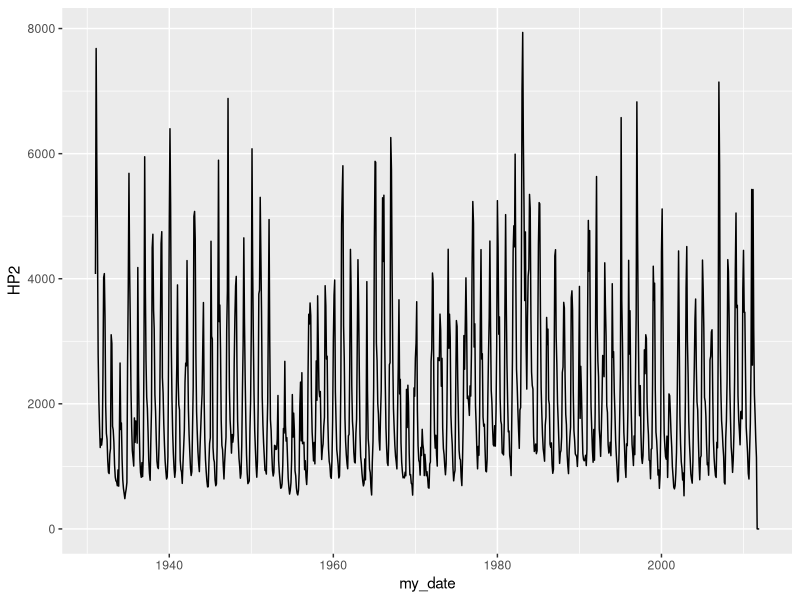
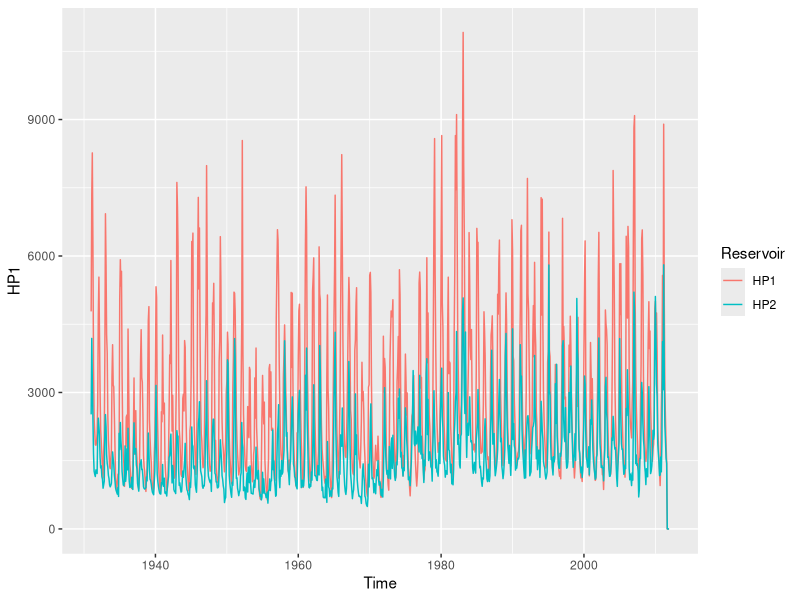
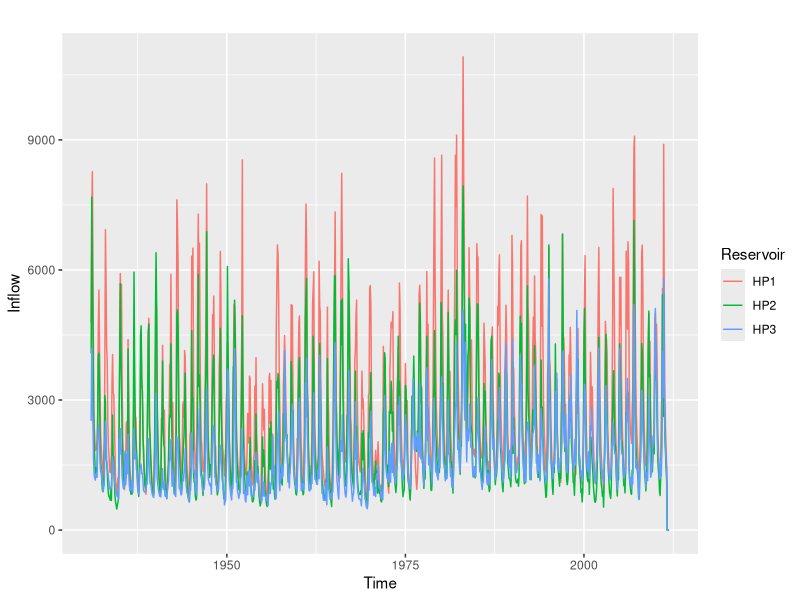
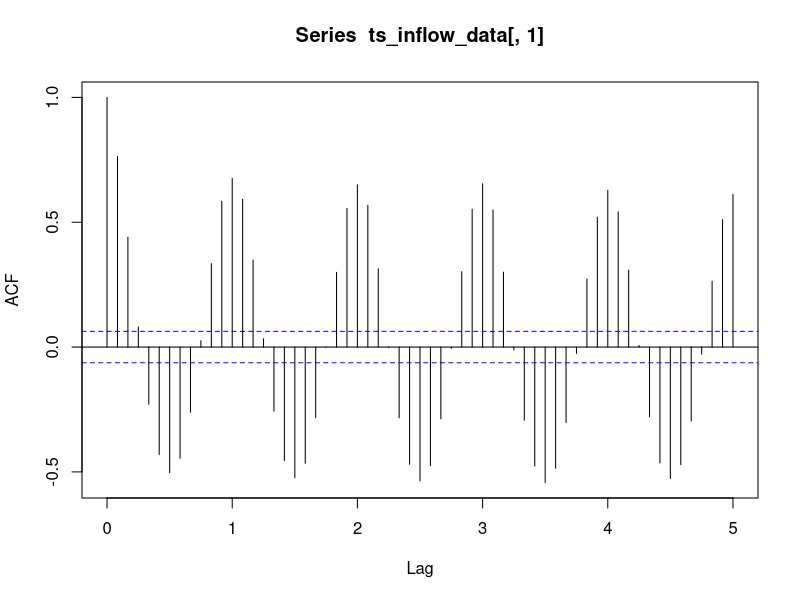
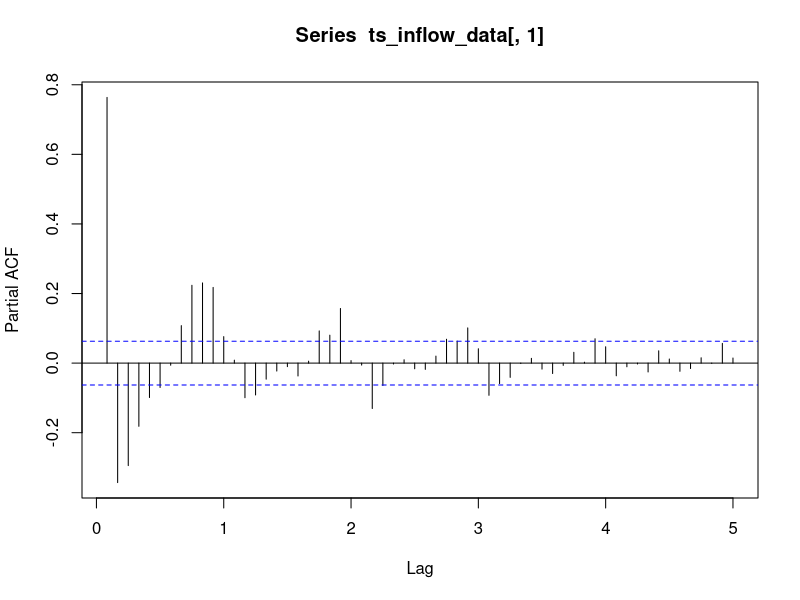
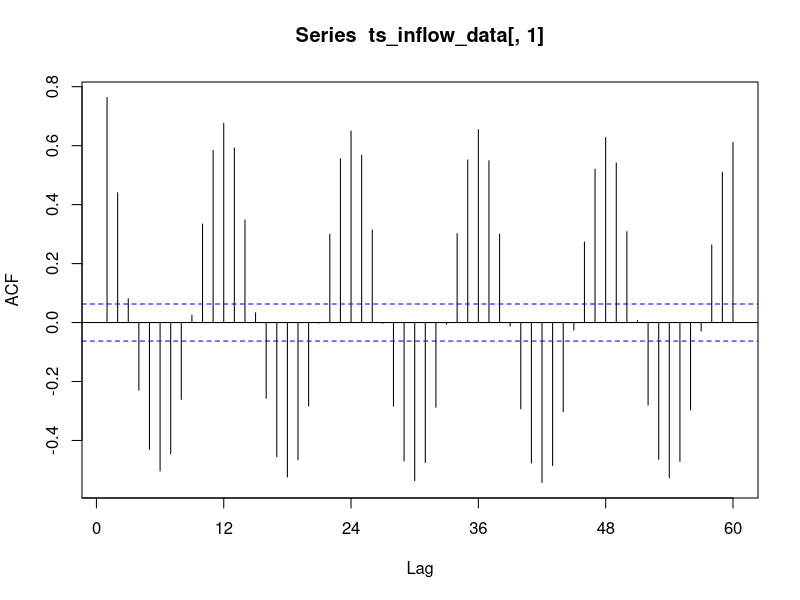
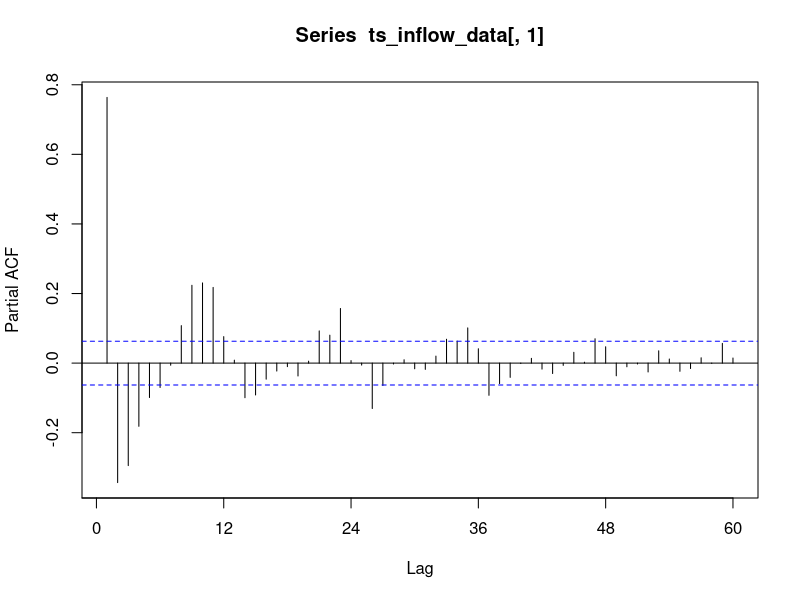

These figures' R source, in order:
## ---- chunk 1
knitr::opts_chunk$set(echo = TRUE) 
## ---- chunk 2
library(lubridate)
library(ggplot2)
library(forecast) #added for Acf and Pacf functions

## ---- chunk 3
#Importing time series data from text file
#I am calling it raw for now because it's data as it is in the file

#Option 1: import using absolute path
#raw_inflow_data <- read.table(file="/Users/lmm89/OneDrive/Duke_University/15_Spring2025/ENV797_TSA/Github/TSA_Sp25/Data/inflowtimeseries.txt",header=FALSE,skip=0)

#Option 2: import using shortcut "." or ".." or relative path
# the "." will point to the folder set as current directory
# the ".." will point to your parent folder set as current directory

#check which folder is your current directory using function getwd()
getwd()
# my output was "/Users/lmm89/Library/CloudStorage/OneDrive-Personal/Duke_University/15_Spring2025/ENV797_TSA/Github/TSA_Sp25" meaning current directory is my project folder, therefore I only need to use "."
# if output was "/Users/lmm89/Library/CloudStorage/OneDrive-Personal/Duke_University/15_Spring2025/ENV797_TSA/Github/TSA_Sp25/Lessons" then I would need to use ".."

raw_inflow_data <- read.table(file="./Data/inflowtimeseries.txt",header=FALSE,skip=0)

#If you want specific columns just trim the table
raw_inflow_data <- raw_inflow_data[,1:5] #the space before the comma means you want all rows
                                 #and 1:5 means all columns from 1 to 5
nhydro <- ncol(raw_inflow_data)-2
nobs <- nrow(raw_inflow_data) 

#If your file does not have header like this one you can add column names after creating the data frame
colnames(raw_inflow_data)=c("Month","Year", "HP1", "HP2","HP3")

#Checking data
head(raw_inflow_data)
str(raw_inflow_data)
## ---- chunk 4
#using package lubridate
my_date <- paste(raw_inflow_data[,1],raw_inflow_data[,2],sep="-")
my_date <- my(my_date)  #function my from package lubridate
head(my_date)
#add that to inflow_data 
inflow_data <- cbind(my_date,raw_inflow_data[,3:5]) #cbind stands for column bind
head(inflow_data)

## ---- chunk 5
#using package ggplot2
ggplot(inflow_data, aes(x=my_date,y=HP2))+
  geom_line()

#adding two time series to the same plot
ggplot(inflow_data, aes(x=my_date))+
  geom_line(aes(y=HP1,col="HP1"))+
  geom_line(aes(y=HP3,col="HP2"))+
  xlab("Time")+
  labs(color="Reservoir")

## ---- chunk 6
ts_inflow_data <- ts(inflow_data[,2:4],start=c(1931,1),frequency=12)
ts_inflow_data

## ---- chunk 7

autoplot(ts_inflow_data) +
  xlab("Time") +
  ylab("Inflow") +
  labs(color="Reservoir")
  
## ---- chunk 8
# Option 1: The function acf() and pacf() is from package "stats"
HP1_acf=acf(ts_inflow_data[,1],lag=60)

HP1_pacf=pacf(ts_inflow_data[,1],lag=60)

#Option 2: Computing ACF and PACF with package "forecast"

#The next line will output a plot since we have plot=TRUE and also store the acf values in the object
HP1_acf=Acf(ts_inflow_data[,1],lag=60)

HP1_pacf=Pacf(ts_inflow_data[,1],lag=60)

#blue lines - anything outside of lines is significantly different from 0, anything that lies within in not 
  
